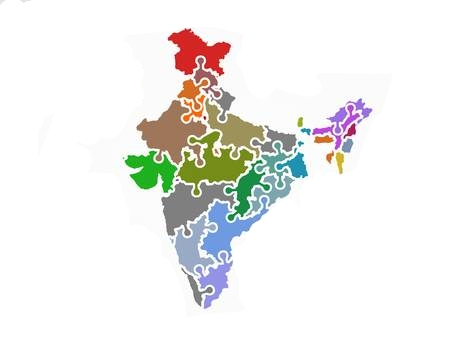
#> input picture india.jpg, 450 x 337 px
$ python map_coloring.py india.jpg
#> lines starting #> are read from the running program, lines starting #| are printed output that depends on the picture; after the words box and inside, x2 and y2 are one past the last pixel; in counts of white or black regions, pixels touching at a corner belong together
import cv2
import numpy as np
import sys
from matplotlib import pyplot as plt

#Reading the image from console
try:
	MAP_IMAGE_PATH = sys.argv[1]
except IndexError:
	print("Error: please specify an image.")
	exit(0)

#Default values
ESCAPE_KEY_CHARACTER = 27
NO_COLOR = -1
NOT_MARKED = -1
BACKGROUND_MARK = -2
SLEEP_TIME_IN_MILLISECONDS = 100
MINIMUM_BORDER_WIDTH_RATIO = 0.15

#Color Thresholds
IMPORTANT_COLOR_HIGH_THRESHOLD = 256 - 35
IMPORTANT_COLOR_LOW_THRESHOLD = 35

MINIMUM_REGION_AREA_RATIO = 0.0005
MAXIMUM_NEIGHBOR_PIXEL_COLOR_DIFFERENCE = 50
INF = 10 ** 30
MAXIMUM_NUMBER_OF_REGIONS = 1000

#Colors: (255,0,0): RED ; (0,255,0): LIME ; (0, 0, 255): BLUE ; (0, 255, 255): YELLOW
COLORING_COLORS = [(255, 0, 0), (0, 255, 0), (0, 0, 255), (0, 255, 255)]

#Default image dimensions
DX = [-1, +1, 0, 0]
DY = [0, 0, -1, +1]

#In opencv kernel is used to sharpen or blur the images.
SHARPEN_KERNEL = np.array([[-1, -1, -1], [-1, 9, -1], [-1, -1, -1]])

#Maximum Image Dimensions
MAXIMUM_IMAGE_WIDTH = 1000
MAXIMUM_IMAGE_HEIGHT = 1000

#Reading Image
image = cv2.imread(MAP_IMAGE_PATH, cv2.IMREAD_COLOR)
#> image is the input picture: shape (337, 450, 3); mean B, G, R 235.6, 238.3, 238.4
height = len(image)
#> height = 337
width = len(image[0])
#> width = 450

#Checking Dimensions
if width > MAXIMUM_IMAGE_WIDTH or height > MAXIMUM_IMAGE_HEIGHT:
	print("Error: please specify an image with smaller dimensions.")
	exit(0)

#Calculating Area
total_area = width * height
#> total_area = 151650

#Storing Default Values
mark = [[NOT_MARKED for i in range(width)] for j in range(height)]
nodes = []
regions = [[] for i in range(MAXIMUM_NUMBER_OF_REGIONS)]
regions_border = [[] for i in range(MAXIMUM_NUMBER_OF_REGIONS)]
nodes_color = [NO_COLOR for i in range(MAXIMUM_NUMBER_OF_REGIONS)]

class Node:
	def __init__(self, node_id, node_x, node_y):
		self.id = node_id
		self.x = node_x
		self.y = node_y
		self.adj = []
	def add_edge(self, node):
		self.adj.append(node.id)


#_____________________________________________________________________________________________________________________________________#
#Marking Background
def apply_threshold():
	for y in range(height):
		for x in range(width):
			b, g, r = image[y][x]
			r, g, b = int(r), int(g), int(b)
			if r + g + b < IMPORTANT_COLOR_LOW_THRESHOLD * 3 or r + g + b > IMPORTANT_COLOR_HIGH_THRESHOLD * 3:
				mark[y][x] = BACKGROUND_MARK
#> after the loop, mark = 337 items
#_____________________________________________________________________________________________________________________________________#


#_____________________________________________________________________________________________________________________________________#
#To get the region area
def get_region_area(start_x, start_y, src_mark, dst_mark):
	if not is_inside(start_x, start_y) or mark[start_y][start_x] != src_mark:
		return 0
	color_area = 0
	queue = [(start_x, start_y)]
	mark[start_y][start_x] = dst_mark
	while queue:
		x, y = queue.pop(0)
		mark[y][x] = dst_mark
		color_area += 1
		for k in range(4):
			x2 = x + DX[k]
			y2 = y + DY[k]
			if is_inside(x2, y2) and mark[y2][x2] == src_mark and same_pixel_colors(x, y, x2, y2):
				mark[y2][x2] = dst_mark
				queue.append((x2, y2))
	return color_area

#Getting Regions and borders(Dimensions)
def get_all_regions_pixels():
	for y in range(height):
		for x in range(width):
			region_mark = mark[y][x]
			regions[region_mark].append((x, y))
			if is_on_border(x, y):
				regions_border[region_mark].append((x, y))

#Finding graph nodes
def find_graph_nodes():
	for y in range(height):
		for x in range(width):
			if mark[y][x] == NOT_MARKED:
				color_area = get_region_area(x, y, NOT_MARKED, len(nodes))
				if color_area > MINIMUM_REGION_AREA_RATIO * total_area:
					nodes.append(Node(len(nodes), x, y))
				else:
					get_region_area(x, y, len(nodes), NOT_MARKED)
#> this loop made 337 passes
	get_all_regions_pixels()
#_____________________________________________________________________________________________________________________________________#


#_____________________________________________________________________________________________________________________________________#
#Checking whether dimension is inside the image or not
def is_inside(x, y):
	if x < 0 or x >= width or y < 0 or y >= height:
		return False
	return True

#To check whether coordinates are on border
def is_on_border(x, y):
	if mark[y][x] == BACKGROUND_MARK:
		return False
	for k in range(4):
		x2 = x + DX[k]
		y2 = y + DY[k]
		if is_inside(x2, y2) and mark[y2][x2] == BACKGROUND_MARK:
			return True
	return False

#To mark as same region if neighbouring coordinate pixel is same
def same_pixel_colors(x1, y1, x2, y2):
	if not is_inside(x1, y1) or not is_inside(x2, y2):
		return False
	b1, g1, r1 = image[y1][x1]
	b2, g2, r2 = image[y2][x2]
	r1, g1, b1 = int(r1), int(g1), int(b1)
	r2, g2, b2 = int(r2), int(g2), int(b2)
	diff = abs(r1 - r2) + abs(g1 - g2) + abs(b1 - b2)
	return diff <= 3 * MAXIMUM_NEIGHBOR_PIXEL_COLOR_DIFFERENCE

#To check whether nodes are adjacent
def are_adjacent(node1:Node, node2:Node):
	start_x, start_y = node1.x, node1.y
	end_x, end_y = node2.x, node2.y
	min_distance_sqr = INF
	for u in regions_border[mark[start_y][start_x]]:
		for v in regions_border[mark[end_y][end_x]]:
			tmp_distance_sqr = (u[0] - v[0]) * (u[0] - v[0]) + (u[1] - v[1]) * (u[1] - v[1])
			if tmp_distance_sqr < min_distance_sqr:
				min_distance_sqr = tmp_distance_sqr
				start_x, start_y = u[0], u[1]
				end_x, end_y = v[0], v[1]
	dx, dy = end_x - start_x, end_y - start_y
	if abs(dx) + abs(dy) <= 1:
		return True
	dx, dy = float(dx), float(dy)
	border_width_threshold = MINIMUM_BORDER_WIDTH_RATIO * (width * width + height * height)
	if min_distance_sqr >= border_width_threshold:
		return False
	total_steps = int(2 * ((width * width + height * height) ** 0.5))
	for i in range(total_steps):
		x = int(start_x + i * dx / total_steps + 0.5)
		y = int(start_y + i * dy / total_steps + 0.5)
		if mark[y][x] >= 0 and (x != start_x or y != start_y) and (x != end_x or y != end_y):
			return False
	return True

#For given nodes calculate edges
def add_graph_edges():
	for i in range(len(nodes)):
		for j in range(len(nodes)):
			if j > i and are_adjacent(nodes[i], nodes[j]):
				nodes[i].add_edge(nodes[j])
				nodes[j].add_edge(nodes[i])
#_____________________________________________________________________________________________________________________________________#


#_____________________________________________________________________________________________________________________________________#
#Whitening the image
def whiten_background():
	for y in range(height):
		for x in range(width):
			if mark[y][x] == NOT_MARKED or mark[y][x] == BACKGROUND_MARK:
				image[y][x] = (255, 255, 255)
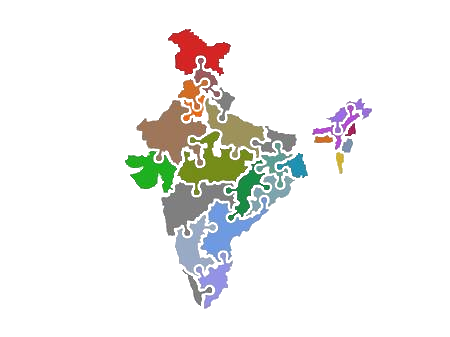
#> image: shape (337, 450, 3); 16.18% of pixels changed, all inside (x1, y1, x2, y2) = (0, 0, 396, 317)

#_____________________________________________________________________________________________________________________________________#


#_____________________________________________________________________________________________________________________________________#
#Change regions colors
def change_region_color(node:Node, pixel_color):
	region_idx = mark[node.y][node.x]
	for i in range(len(regions[region_idx])):
		x = regions[region_idx][i][0]
		y = regions[region_idx][i][1]
		image[y][x] = pixel_color

#Coloring map
def colorize_map(node_index):
#> called with node_index = 0
	if node_index == len(nodes):
		for i in range(len(nodes)):
			change_region_color(nodes[i], COLORING_COLORS[nodes_color[i]])
		cv2.imshow('Colorized Map', image)
		key = cv2.waitKey(SLEEP_TIME_IN_MILLISECONDS)
		if key == ESCAPE_KEY_CHARACTER:
			cv2.destroyAllWindows()
			exit()
		return
	for i in range(len(COLORING_COLORS)):
		is_color_valid = True
		for u in nodes[node_index].adj:
			if nodes_color[u] == i:
				is_color_valid = False
				break
		if is_color_valid:
			nodes_color[node_index] = i
			colorize_map(node_index + 1)
			nodes_color[node_index] = NO_COLOR
#> this loop made 1 pass; (key Esc is pressed on pass 1)
#> pass 1, in colorize_map (call 36), `cv2.imshow('Colorized Map', image)`:
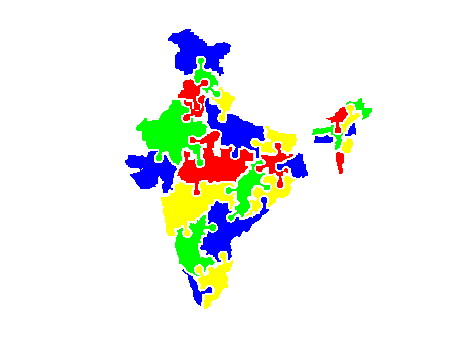
#> window 'Colorized Map': shape (337, 450, 3); mean B, G, R 233.4, 238.2, 235.6
#_____________________________________________________________________________________________________________________________________#


#_____________________________________________________________________________________________________________________________________#
print('Please wait for preprocessing...')
apply_threshold()
find_graph_nodes()
add_graph_edges()
whiten_background()
print('Preprocessing finished.')
colorize_map(0)
#> (the program exits here)
